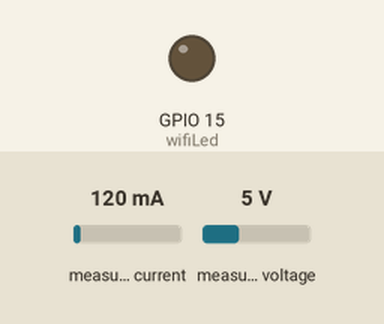
This sketch was run on a simulated ESP32. Shown: output pins drawn as LEDs (lit = HIGH). The inputs (shaded band) are chosen by the test bench; at power-on: measured current 120 mA, measured voltage 5 V. WiFi joins after 1.5 s; servers stay silent unless stated; storage starts empty; what the sketch prints to the serial monitor is not drawn.

Above: at 0.0 s.
At 4.6 s:
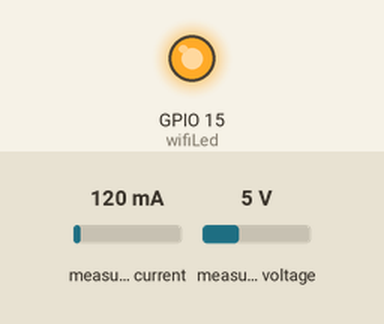
Timing chart, 0 to 6.1 s (numbered marks = the images above):
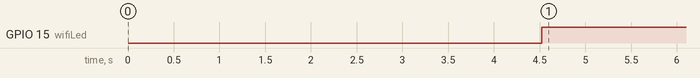

Measured:
- by itself, GPIO 15 (wifiLed): LOW → HIGH at 4.5 s

The sketch:

PZEM.ino
```cpp
#include <Arduino.h>
#include <WiFi.h>
#include <AsyncTCP.h>
#include <ESPAsyncWebServer.h>
#include "SPIFFS.h"
#include <Arduino_JSON.h>
#include <PZEM004Tv30.h>
#include <HardwareSerial.h>

#define wifiLed 15

HardwareSerial PZSerial2(2);
PZEM004Tv30 pzem(&PZSerial2);

const char* ssid     = "****"; //your ssid
const char* password = "****"; //your wifi password

// Create AsyncWebServer object on port 80
AsyncWebServer server(80);

// Create an Event Source on /events
AsyncEventSource events("/events");

// Json Variable to Hold Sensor Readings
JSONVar readings;

// Timer variables
unsigned long lastTime = 0;
unsigned long timerDelay = 1000;

String getSensorReadings(){
  readings["current"] = String(pzem.current()); //Получение данных о токе и других ниже
  readings["voltage"] =  String(pzem.voltage());
  readings["power"] =  String(pzem.power());
  readings["energy"] = String(pzem.energy());
  String jsonString = JSON.stringify(readings); // Преобразование в json
  return jsonString;
}

// Initialize SPIFFS
void initSPIFFS() {
   if (!SPIFFS.begin()) {
    Serial.println("An error has occurred while mounting SPIFFS");
  }
  Serial.println("SPIFFS mounted successfully");
}

// Initialize WiFi
void initWiFi() {
  WiFi.mode(WIFI_STA);
  WiFi.begin(ssid, password);
  Serial.print("Connecting to WiFi ..");
  while (WiFi.status() != WL_CONNECTED) {
    Serial.print('.');
    delay(1000);
  }
  Serial.println(WiFi.localIP());
}
void wifiControl()
{
  if (WiFi.status() == WL_CONNECTED){
    digitalWrite(wifiLed, HIGH);  //Зажигаем светодиод подключения к wifi
  }else {
    digitalWrite(wifiLed, LOW);
  }
}

void setup() {
 Serial.begin(115200);
 pinMode(wifiLed, OUTPUT);
 delay (500);
 pzem.setAddress(0x42);

 initWiFi();
 delay(2000);
 initSPIFFS();
 // Web Server Root URL
 server.on("/", HTTP_GET, [](AsyncWebServerRequest *request){
 request->send(SPIFFS, "/index.html", String(), false);
  });
 server.serveStatic("/", SPIFFS, "/");

 // Request for the latest sensor readings
  server.on("/readings", HTTP_GET, [](AsyncWebServerRequest *request){
    String json = getSensorReadings();
    request->send(200, "application/json", json);
    json = String();
  });

  events.onConnect([](AsyncEventSourceClient *client){
    if(client->lastId()){
      Serial.printf("Client reconnected! Last message ID that it got is: %u\n", client->lastId());
    }
    // send event with message "hello!", id current millis
    // and set reconnect delay to 1 second
    client->send("hello!", NULL, millis(), 10000);
  });
  server.addHandler(&events);

  // Start server
  server.begin();
 // pzem.resetEnergy(); //Раскомментировать для сброса счетчика энергии.
}
void loop() {
  wifiControl();
  if ((millis() - lastTime) > timerDelay) {
    // Send Events to the client with the Sensor Readings Every 10 seconds
    events.send("ping",NULL,millis());
    events.send(getSensorReadings().c_str(),"new_readings" ,millis());
    lastTime = millis();
  }
}
```
